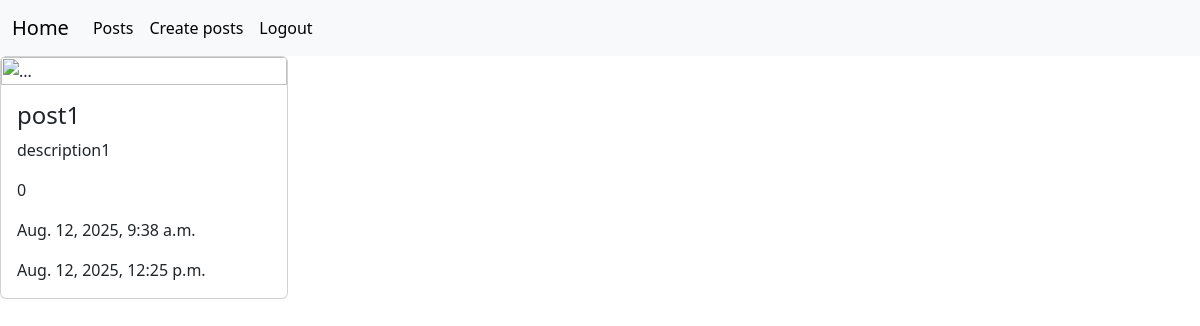
/posts/1/ (signed in), run on the app's committed database.
### posts/models.py (models this page shows, shortened)
class Post(models.Model):
    image = models.ImageField(null=True, blank=True)
    title = models.CharField(max_length=256)
    content = models.CharField(max_length=512, null= True, blank=True)
    rate = models.IntegerField(default=0)
    created_at = models.DateTimeField(auto_now_add=True, null=True)
    updated_at = models.DateTimeField(auto_now=True, null=True)
    category = models.ForeignKey(Category, on_delete=models.SET_NULL, null=True, blank=True)
    tags = models.ManyToManyField(Tag)

### posts/views.py (the view)
# urls.py: path('posts/<int:post_id>/', post_detail_view),
@login_required(login_url='/login')
def post_detail_view(request, post_id):
    post = Post.objects.get(id=post_id)
    return render(request, "posts/post_detail.html", context={"post": post})

### templates/posts/post_detail.html
 {% extends "base.html"  %}
{% block content %}
 <div class="card" style="width: 18rem;">
  <img src="..." class="card-img-top" alt="...">
  <div class="card-body">
    <h4 class="card-title">{{ post.title }}</h4>
    <p class="card-text">{{ post.content }}</p>
    <p class="card-text">{{ post.rate }}</p>
    <p class="card-text">{{ post.created_at }}</p>
    <p class="card-text">{{ post.updated_at }}</p>
  </div>
</div>
{% endblock %}

### data on the page
Post: title "post1", content "description1", rate "0", created_at "Aug. 12, 2025, 9:38 a.m.", updated_at "Aug. 12, 2025, 12:25 p.m."
